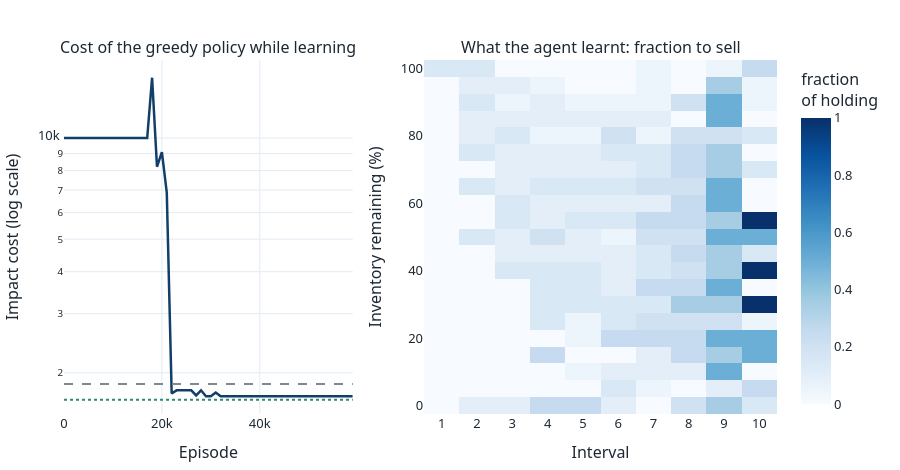

Notebook source saved alongside this figure:
### Markdown cell above
The agent was never given `eta`. It saw only rewards, and from those it recovered the shape of the optimal schedule: trade heavily at the open and the close, hold back through the illiquid middle.

That is a genuine result and it is the honest advertisement for reinforcement learning in finance. Not "RL predicts markets". **RL solves scheduling problems where your own actions are part of the environment.**

### Code cell
Q_final, history = q_execute(1.0, seed=0, track_every=1000)
hist = pd.DataFrame(history, columns=["episode", "cost"])

fig = make_subplots(rows=1, cols=2, column_widths=[0.45, 0.55],
                    subplot_titles=("Cost of the greedy policy while learning",
                                    "What the agent learnt: fraction to sell"))
fig.add_trace(go.Scatter(x=hist.episode, y=hist.cost, line=dict(color=C["navy"], width=2.5),
                         name="learned policy"), row=1, col=1)
fig.add_hline(y=impact_cost(twap), line=dict(color=C["grey"], width=2, dash="dash"),
              annotation_text="TWAP", row=1, col=1)
fig.add_hline(y=impact_cost(optimal), line=dict(color=C["green"], width=2, dash="dot"),
              annotation_text="optimum", row=1, col=1)
fig.update_yaxes(type="log", title="Impact cost (log scale)", row=1, col=1)
fig.update_xaxes(title="Episode", row=1, col=1)

policy_grid = np.array([[ACTIONS[int(np.argmax(Q_final[t, s]))] for t in range(T)]
                        for s in range(N_INV)])
fig.add_trace(go.Heatmap(z=policy_grid, x=np.arange(1, T + 1),
                         y=np.round(np.linspace(0, 100, N_INV), 0),
                         colorscale="Blues", colorbar=dict(title="fraction<br>of holding"),
                         hovertemplate="interval %{x}<br>holding %{y}%<br>"
                                       "sell %{z:.0%} of it<extra></extra>"), row=1, col=2)
fig.update_xaxes(title="Interval", dtick=1, row=1, col=2)
fig.update_yaxes(title="Inventory remaining (%)", row=1, col=2)
style(fig, height=470, legend_top=False, title="")
fig.show()

### Figure 1 — Plotly figure (JSON) as saved in the notebook; plotly's stock layout.template omitted (floating-point values rounded to 4 significant figures; data arrays with more than 128 entries replaced by an {"elided": "..."} marker saying what was removed)
{"data": [{"line": {"color": "#123F69", "width": 2.5}, "name": "learned policy", "type": "scatter", "x": [0, 1000, 2000, 3000, 4000, 5000, 6000, 7000, 8000, 9000, 10000, 11000, 12000, 13000, 14000, 15000, 16000, 17000, 18000, 19000, 20000, 21000, 22000, 23000, 24000, 25000, 26000, 27000, 28000, 29000, 30000, 31000, 32000, 33000, 34000, 35000, 36000, 37000, 38000, 39000, 40000, 41000, 42000, 43000, 44000, 45000, 46000, 47000, 48000, 49000, 50000, 51000, 52000, 53000, 54000, 55000, 56000, 57000, 58000, 59000], "xaxis": "x", "y": [10000.0, 10000.0, 10000.0, 10000.0, 10000.0, 10000.0, 10000.0, 10000.0, 10000.0, 10000.0, 10000.0, 10000.0, 10000.0, 10000.0, 10000.0, 10000.0, 10000.0, 10000.0, 15130.0, 8214.0, 9082.0, 6877.0, 1736.0, 1773.0, 1773.0, 1773.0, 1773.0, 1712.0, 1773.0, 1702.0, 1702.0, 1747.0, 1702.0, 1702.0, 1702.0, 1702.0, 1702.0, 1702.0, 1702.0, 1702.0, 1702.0, 1702.0, 1702.0, 1702.0, 1702.0, 1702.0, 1702.0, 1702.0, 1702.0, 1702.0, 1702.0, 1702.0, 1702.0, 1702.0, 1702.0, 1702.0, 1702.0, 1702.0, 1702.0, 1702.0], "yaxis": "y"}, {"colorbar": {"title": {"text": "fraction<br>of holding"}}, "colorscale": [[0, "rgb(247,251,255)"], [0.125, "rgb(222,235,247)"], [0.25, "rgb(198,219,239)"], [0.375, "rgb(158,202,225)"], [0.5, "rgb(107,174,214)"], [0.625, "rgb(66,146,198)"], [0.75, "rgb(33,113,181)"], [0.875, "rgb(8,81,156)"], [1, "rgb(8,48,107)"]], "hovertemplate": "interval %{x}<br>holding %{y}%<br>sell %{z:.0%} of it<extra></extra>", "type": "heatmap", "x": [1, 2, 3, 4, 5, 6, 7, 8, 9, 10], "xaxis": "x2", "y": [0.0, 5.0, 10.0, 15.0, 20.0, 25.0, 30.0, 35.0, 40.0, 45.0, 50.0, 55.0, 60.0, 65.0, 70.0, 75.0, 80.0, 85.0, 90.0, 95.0, 100.0], "yaxis": "y2", "z": {"elided": "21x10 float values"}}], "layout": {"annotations": [{"font": {"size": 16}, "showarrow": false, "text": "Cost of the greedy policy while learning", "x": 0.2025, "xanchor": "center", "xref": "paper", "y": 1, "yanchor": "bottom", "yref": "paper"}, {"font": {"size": 16}, "showarrow": false, "text": "What the agent learnt: fraction to sell", "x": 0.7525, "xanchor": "center", "xref": "paper", "y": 1, "yanchor": "bottom", "yref": "paper"}, {"showarrow": false, "text": "TWAP", "x": 1, "xanchor": "right", "xref": "x domain", "y": 1851.0, "yanchor": "bottom", "yref": "y"}, {"showarrow": false, "text": "optimum", "x": 1, "xanchor": "right", "xref": "x domain", "y": 1662.0, "yanchor": "bottom", "yref": "y"}], "colorway": ["#123F69", "#C0392B", "#2E8B6B", "#E8A33D", "#2E7EBB", "#7A8994"], "font": {"color": "#1C2833", "family": "Segoe UI, Helvetica, Arial, sans-serif", "size": 13}, "height": 470, "hoverlabel": {"font": {"size": 12}}, "margin": {"b": 50, "l": 60, "r": 30, "t": 60}, "shapes": [{"line": {"color": "#7A8994", "dash": "dash", "width": 2}, "type": "line", "x0": 0, "x1": 1, "xref": "x domain", "y0": 1851.0, "y1": 1851.0, "yref": "y"}, {"line": {"color": "#2E8B6B", "dash": "dot", "width": 2}, "type": "line", "x0": 0, "x1": 1, "xref": "x domain", "y0": 1662.0, "y1": 1662.0, "yref": "y"}], "title": {"font": {"color": "#123F69", "size": 16}, "text": "", "x": 0, "xanchor": "left"}, "xaxis": {"anchor": "y", "domain": [0, 0.405], "gridcolor": "#E2EBF4", "showgrid": true, "title": {"text": "Episode"}, "zeroline": false}, "xaxis2": {"anchor": "y2", "domain": [0.505, 1], "dtick": 1, "gridcolor": "#E2EBF4", "showgrid": true, "title": {"text": "Interval"}, "zeroline": false}, "yaxis": {"anchor": "x", "domain": [0, 1], "gridcolor": "#E2EBF4", "showgrid": true, "title": {"text": "Impact cost (log scale)"}, "type": "log", "zeroline": false}, "yaxis2": {"anchor": "x2", "domain": [0, 1], "gridcolor": "#E2EBF4", "showgrid": true, "title": {"text": "Inventory remaining (%)"}, "zeroline": false}}}
